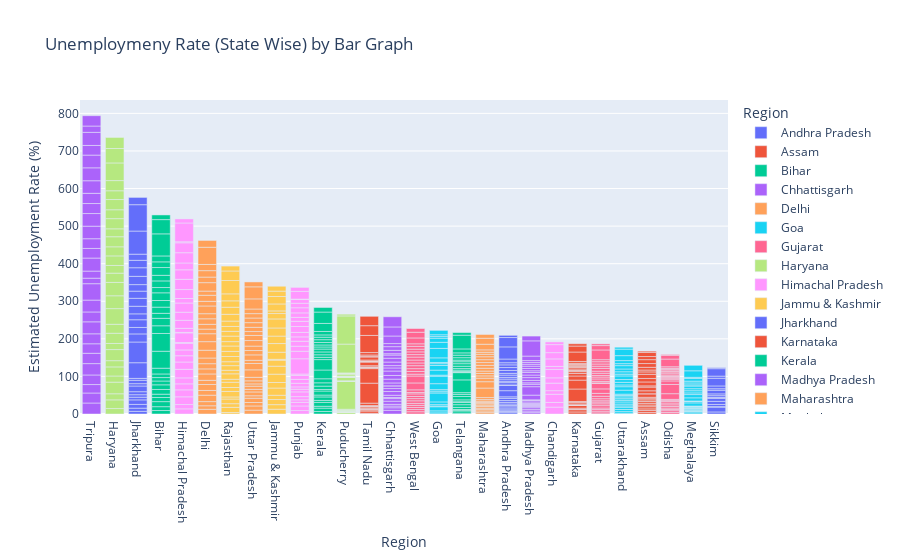

The cell this chart's notebook holds for it:
### Markdown cell above
## Analyzing

### Code cell
fg = px.bar(df,x='Region',y=' Estimated Unemployment Rate (%)',color='Region',
            title='Unemploymeny Rate (State Wise) by Bar Graph',template='plotly')
fg.update_layout(xaxis={'categoryorder':'total descending'})
fg.show()

### Figure 1 — Plotly figure (JSON) as saved in the notebook; plotly's stock layout.template omitted (floating-point values rounded to 4 significant figures)
{"data": [{"alignmentgroup": "True", "hovertemplate": "Region=%{x}<br> Estimated Unemployment Rate (%)=%{y}<extra></extra>", "legendgroup": "Andhra Pradesh", "marker": {"color": "#636efa", "pattern": {"shape": ""}}, "name": "Andhra Pradesh", "offsetgroup": "Andhra Pradesh", "orientation": "v", "showlegend": true, "textposition": "auto", "type": "bar", "x": ["Andhra Pradesh", "Andhra Pradesh", "Andhra Pradesh", "Andhra Pradesh", "Andhra Pradesh", "Andhra Pradesh", "Andhra Pradesh", "Andhra Pradesh", "Andhra Pradesh", "Andhra Pradesh", "Andhra Pradesh", "Andhra Pradesh", "Andhra Pradesh", "Andhra Pradesh", "Andhra Pradesh", "Andhra Pradesh", "Andhra Pradesh", "Andhra Pradesh", "Andhra Pradesh", "Andhra Pradesh", "Andhra Pradesh", "Andhra Pradesh", "Andhra Pradesh", "Andhra Pradesh", "Andhra Pradesh", "Andhra Pradesh", "Andhra Pradesh", "Andhra Pradesh"], "xaxis": "x", "y": [3.65, 3.05, 3.75, 3.32, 5.17, 3.52, 4.12, 4.38, 4.84, 5.91, 4.06, 16.29, 14.46, 0.85, 6.09, 3.8, 5.64, 4.61, 6.01, 4.7, 7.54, 7.88, 7.11, 5.66, 9.88, 32.3, 24.91, 5.86], "yaxis": "y"}, {"alignmentgroup": "True", "hovertemplate": "Region=%{x}<br> Estimated Unemployment Rate (%)=%{y}<extra></extra>", "legendgroup": "Assam", "marker": {"color": "#EF553B", "pattern": {"shape": ""}}, "name": "Assam", "offsetgroup": "Assam", "orientation": "v", "showlegend": true, "textposition": "auto", "type": "bar", "x": ["Assam", "Assam", "Assam", "Assam", "Assam", "Assam", "Assam", "Assam", "Assam", "Assam", "Assam", "Assam", "Assam", "Assam", "Assam", "Assam", "Assam", "Assam", "Assam", "Assam", "Assam", "Assam", "Assam", "Assam", "Assam", "Assam"], "xaxis": "x", "y": [4.29, 5.08, 4.26, 5.79, 4.46, 4.65, 4.66, 4.29, 3.26, 3.77, 9.38, 0, 7.87, 9.89, 3.21, 10.39, 9.26, 11.17, 6.31, 5.02, 7.24, 9.98, 10.34, 8.37, 10.77, 3.42], "yaxis": "y"}, {"alignmentgroup": "True", "hovertemplate": "Region=%{x}<br> Estimated Unemployment Rate (%)=%{y}<extra></extra>", "legendgroup": "Bihar", "marker": {"color": "#00cc96", "pattern": {"shape": ""}}, "name": "Bihar", "offsetgroup": "Bihar", "orientation": "v", "showlegend": true, "textposition": "auto", "type": "bar", "x": ["Bihar", "Bihar", "Bihar", "Bihar", "Bihar", "Bihar", "Bihar", "Bihar", "Bihar", "Bihar", "Bihar", "Bihar", "Bihar", "Bihar", "Bihar", "Bihar", "Bihar", "Bihar", "Bihar", "Bihar", "Bihar", "Bihar", "Bihar", "Bihar", "Bihar", "Bihar", "Bihar", "Bihar"], "xaxis": "x", "y": [9.27, 10.2, 13.44, 11, 8.87, 12.47, 12.4, 10.16, 9.13, 9.61, 15.39, 45.09, 47.26, 20.49, 19.9, 13.29, 16.41, 17.66, 20.46, 14.06, 17.62, 14.91, 20.69, 15.11, 15.73, 58.77, 37.87, 12.45], "yaxis": "y"}, {"alignmentgroup": "True", "hovertemplate": "Region=%{x}<br> Estimated Unemployment Rate (%)=%{y}<extra></extra>", "legendgroup": "Chhattisgarh", "marker": {"color": "#ab63fa", "pattern": {"shape": ""}}, "name": "Chhattisgarh", "offsetgroup": "Chhattisgarh", "orientation": "v", "showlegend": true, "textposition": "auto", "type": "bar", "x": ["Chhattisgarh", "Chhattisgarh", "Chhattisgarh", "Chhattisgarh", "Chhattisgarh", "Chhattisgarh", "Chhattisgarh", "Chhattisgarh", "Chhattisgarh", "Chhattisgarh", "Chhattisgarh", "Chhattisgarh", "Chhattisgarh", "Chhattisgarh", "Chhattisgarh", "Chhattisgarh", "Chhattisgarh", "Chhattisgarh", "Chhattisgarh", "Chhattisgarh", "Chhattisgarh", "Chhattisgarh", "Chhattisgarh", "Chhattisgarh", "Chhattisgarh", "Chhattisgarh", "Chhattisgarh", "Chhattisgarh"], "xaxis": "x", "y": [9.82, 6.76, 4.54, 4.64, 8.33, 6.96, 2.77, 6.11, 9.89, 7.89, 7.31, 0, 7.64, 10.14, 9.77, 11.77, 8.17, 6.29, 9.46, 10.27, 8.32, 3.57, 9.01, 9.79, 8.21, 20.13, 24.1, 27.07], "yaxis": "y"}, {"alignmentgroup": "True", "hovertemplate": "Region=%{x}<br> Estimated Unemployment Rate (%)=%{y}<extra></extra>", "legendgroup": "Delhi", "marker": {"color": "#FFA15A", "pattern": {"shape": ""}}, "name": "Delhi", "offsetgroup": "Delhi", "orientation": "v", "showlegend": true, "textposition": "auto", "type": "bar", "x": ["Delhi", "Delhi", "Delhi", "Delhi", "Delhi", "Delhi", "Delhi", "Delhi", "Delhi", "Delhi", "Delhi", "Delhi", "Delhi", "Delhi", "Delhi", "Delhi", "Delhi", "Delhi", "Delhi", "Delhi", "Delhi", "Delhi", "Delhi", "Delhi", "Delhi", "Delhi", "Delhi", "Delhi"], "xaxis": "x", "y": [12.56, 9.33, 11.07, 17.18, 12.5, 15.84, 11.11, 16.97, 13.48, 13.81, 15.18, 20.69, 22.76, 21.14, 12.31, 12.76, 14.68, 13.52, 20.59, 12.41, 16.11, 11.07, 22.45, 14.86, 17.09, 16.51, 45.78, 18.11], "yaxis": "y"}, {"alignmentgroup": "True", "hovertemplate": "Region=%{x}<br> Estimated Unemployment Rate (%)=%{y}<extra></extra>", "legendgroup": "Goa", "marker": {"color": "#19d3f3", "pattern": {"shape": ""}}, "name": "Goa", "offsetgroup": "Goa", "orientation": "v", "showlegend": true, "textposition": "auto", "type": "bar", "x": ["Goa", "Goa", "Goa", "Goa", "Goa", "Goa", "Goa", "Goa", "Goa", "Goa", "Goa", "Goa", "Goa", "Goa", "Goa", "Goa", "Goa", "Goa", "Goa", "Goa", "Goa", "Goa", "Goa", "Goa"], "xaxis": "x", "y": [2.91, 5.45, 10.98, 1.98, 3.61, 7.21, 23.71, 3.54, 5.38, 0, 15.91, 20, 2.75, 13.33, 12.28, 4.9, 3.16, 12.31, 25.2, 16.22, 10.92, 4.31, 4.76, 11.76], "yaxis": "y"}, {"alignmentgroup": "True", "hovertemplate": "Region=%{x}<br> Estimated Unemployment Rate (%)=%{y}<extra></extra>", "legendgroup": "Gujarat", "marker": {"color": "#FF6692", "pattern": {"shape": ""}}, "name": "Gujarat", "offsetgroup": "Gujarat", "orientation": "v", "showlegend": true, "textposition": "auto", "type": "bar", "x": ["Gujarat", "Gujarat", "Gujarat", "Gujarat", "Gujarat", "Gujarat", "Gujarat", "Gujarat", "Gujarat", "Gujarat", "Gujarat", "Gujarat", "Gujarat", "Gujarat", "Gujarat", "Gujarat", "Gujarat", "Gujarat", "Gujarat", "Gujarat", "Gujarat", "Gujarat", "Gujarat", "Gujarat", "Gujarat", "Gujarat", "Gujarat", "Gujarat"], "xaxis": "x", "y": [2.88, 4.77, 4.58, 3.7, 6.29, 4.91, 4.68, 3.46, 5.35, 6.64, 7.59, 12, 14.58, 1.41, 4.09, 6.31, 5.15, 4.2, 5.96, 5.45, 7.53, 5.71, 5.82, 6.04, 5.39, 25.94, 11.62, 4.54], "yaxis": "y"}, {"alignmentgroup": "True", "hovertemplate": "Region=%{x}<br> Estimated Unemployment Rate (%)=%{y}<extra></extra>", "legendgroup": "Haryana", "marker": {"color": "#B6E880", "pattern": {"shape": ""}}, "name": "Haryana", "offsetgroup": "Haryana", "orientation": "v", "showlegend": true, "textposition": "auto", "type": "bar", "x": ["Haryana", "Haryana", "Haryana", "Haryana", "Haryana", "Haryana", "Haryana", "Haryana", "Haryana", "Haryana", "Haryana", "Haryana", "Haryana", "Haryana", "Haryana", "Haryana", "Haryana", "Haryana", "Haryana", "Haryana", "Haryana", "Haryana", "Haryana", "Haryana", "Haryana", "Haryana", "Haryana", "Haryana"], "xaxis": "x", "y": [14.54, 23.08, 16.22, 30.94, 16.36, 24.17, 16.59, 29.56, 16.21, 27.19, 23.92, 41.61, 34.22, 35.57, 24.67, 20.42, 25.45, 24.19, 26.84, 21.04, 27.06, 23.65, 27.24, 23.29, 27.14, 46.89, 38.46, 29.41], "yaxis": "y"}, {"alignmentgroup": "True", "hovertemplate": "Region=%{x}<br> Estimated Unemployment Rate (%)=%{y}<extra></extra>", "legendgroup": "Himachal Pradesh", "marker": {"color": "#FF97FF", "pattern": {"shape": ""}}, "name": "Himachal Pradesh", "offsetgroup": "Himachal Pradesh", "orientation": "v", "showlegend": true, "textposition": "auto", "type": "bar", "x": ["Himachal Pradesh", "Himachal Pradesh", "Himachal Pradesh", "Himachal Pradesh", "Himachal Pradesh", "Himachal Pradesh", "Himachal Pradesh", "Himachal Pradesh", "Himachal Pradesh", "Himachal Pradesh", "Himachal Pradesh", "Himachal Pradesh", "Himachal Pradesh", "Himachal Pradesh", "Himachal Pradesh", "Himachal Pradesh", "Himachal Pradesh", "Himachal Pradesh", "Himachal Pradesh", "Himachal Pradesh", "Himachal Pradesh", "Himachal Pradesh", "Himachal Pradesh", "Himachal Pradesh", "Himachal Pradesh", "Himachal Pradesh", "Himachal Pradesh", "Himachal Pradesh"], "xaxis": "x", "y": [13.68, 11.43, 20.59, 18.56, 15.98, 15.81, 22.86, 19.46, 16.67, 15.42, 17.71, 2.13, 25.64, 1.12, 10.88, 21.43, 21.51, 24.48, 12, 23.77, 27.27, 25.32, 18.15, 27.31, 26.44, 2.7, 50, 10.81], "yaxis": "y"}, {"alignmentgroup": "True", "hovertemplate": "Region=%{x}<br> Estimated Unemployment Rate (%)=%{y}<extra></extra>", "legendgroup": "Jammu & Kashmir", "marker": {"color": "#FECB52", "pattern": {"shape": ""}}, "name": "Jammu & Kashmir", "offsetgroup": "Jammu & Kashmir", "orientation": "v", "showlegend": true, "textposition": "auto", "type": "bar", "x": ["Jammu & Kashmir", "Jammu & Kashmir", "Jammu & Kashmir", "Jammu & Kashmir", "Jammu & Kashmir", "Jammu & Kashmir", "Jammu & Kashmir", "Jammu & Kashmir", "Jammu & Kashmir", "Jammu & Kashmir", "Jammu & Kashmir", "Jammu & Kashmir", "Jammu & Kashmir", "Jammu & Kashmir", "Jammu & Kashmir", "Jammu & Kashmir", "Jammu & Kashmir", "Jammu & Kashmir", "Jammu & Kashmir", "Jammu & Kashmir", "Jammu & Kashmir"], "xaxis": "x", "y": [12.78, 12.09, 13.67, 11.32, 19.27, 14.73, 22.19, 21.23, 16, 2.22, 18.97, 23.04, 19.88, 21.55, 24.06, 14.29, 7.02, 18.54, 19.86, 14.29, 12.96], "yaxis": "y"}, {"alignmentgroup": "True", "hovertemplate": "Region=%{x}<br> Estimated Unemployment Rate (%)=%{y}<extra></extra>", "legendgroup": "Jharkhand", "marker": {"color": "#636efa", "pattern": {"shape": ""}}, "name": "Jharkhand", "offsetgroup": "Jharkhand", "orientation": "v", "showlegend": true, "textposition": "auto", "type": "bar", "x": ["Jharkhand", "Jharkhand", "Jharkhand", "Jharkhand", "Jharkhand", "Jharkhand", "Jharkhand", "Jharkhand", "Jharkhand", "Jharkhand", "Jharkhand", "Jharkhand", "Jharkhand", "Jharkhand", "Jharkhand", "Jharkhand", "Jharkhand", "Jharkhand", "Jharkhand", "Jharkhand", "Jharkhand", "Jharkhand", "Jharkhand", "Jharkhand", "Jharkhand", "Jharkhand", "Jharkhand", "Jharkhand"], "xaxis": "x", "y": [7.11, 8.46, 9.98, 12.06, 7.12, 6.57, 8.07, 15.15, 6.16, 9.06, 5.01, 41.72, 55.1, 21.53, 17.23, 20.51, 15.67, 20.25, 21.16, 19.05, 17.34, 22.01, 22.96, 19.67, 16.4, 61.48, 70.17, 19.38], "yaxis": "y"}, {"alignmentgroup": "True", "hovertemplate": "Region=%{x}<br> Estimated Unemployment Rate (%)=%{y}<extra></extra>", "legendgroup": "Karnataka", "marker": {"color": "#EF553B", "pattern": {"shape": ""}}, "name": "Karnataka", "offsetgroup": "Karnataka", "orientation": "v", "showlegend": true, "textposition": "auto", "type": "bar", "x": ["Karnataka", "Karnataka", "Karnataka", "Karnataka", "Karnataka", "Karnataka", "Karnataka", "Karnataka", "Karnataka", "Karnataka", "Karnataka", "Karnataka", "Karnataka", "Karnataka", "Karnataka", "Karnataka", "Karnataka", "Karnataka", "Karnataka", "Karnataka", "Karnataka", "Karnataka", "Karnataka", "Karnataka", "Karnataka", "Karnataka", "Karnataka", "Karnataka"], "xaxis": "x", "y": [5.46, 5.98, 0.52, 0.37, 3.2, 7.13, 1.19, 0.41, 2.57, 4.11, 2.39, 33.17, 23.72, 10.92, 6.56, 5, 2.29, 1.27, 3.57, 3.87, 3.44, 1.56, 3.31, 2.88, 4.92, 25.12, 15.88, 6.12], "yaxis": "y"}, {"alignmentgroup": "True", "hovertemplate": "Region=%{x}<br> Estimated Unemployment Rate (%)=%{y}<extra></extra>", "legendgroup": "Kerala", "marker": {"color": "#00cc96", "pattern": {"shape": ""}}, "name": "Kerala", "offsetgroup": "Kerala", "orientation": "v", "showlegend": true, "textposition": "auto", "type": "bar", "x": ["Kerala", "Kerala", "Kerala", "Kerala", "Kerala", "Kerala", "Kerala", "Kerala", "Kerala", "Kerala", "Kerala", "Kerala", "Kerala", "Kerala", "Kerala", "Kerala", "Kerala", "Kerala", "Kerala", "Kerala", "Kerala", "Kerala", "Kerala", "Kerala", "Kerala", "Kerala", "Kerala", "Kerala"], "xaxis": "x", "y": [6.63, 9, 4.95, 10.32, 5.35, 9.14, 5, 10.77, 4.11, 8.91, 8.85, 10.71, 23.38, 27.66, 6.11, 6.67, 7.58, 7.69, 5.52, 5.35, 6.71, 7.31, 6.65, 6.08, 9.14, 21.43, 30.28, 12.17], "yaxis": "y"}, {"alignmentgroup": "True", "hovertemplate": "Region=%{x}<br> Estimated Unemployment Rate (%)=%{y}<extra></extra>", "legendgroup": "Madhya Pradesh", "marker": {"color": "#ab63fa", "pattern": {"shape": ""}}, "name": "Madhya Pradesh", "offsetgroup": "Madhya Pradesh", "orientation": "v", "showlegend": true, "textposition": "auto", "type": "bar", "x": ["Madhya Pradesh", "Madhya Pradesh", "Madhya Pradesh", "Madhya Pradesh", "Madhya Pradesh", "Madhya Pradesh", "Madhya Pradesh", "Madhya Pradesh", "Madhya Pradesh", "Madhya Pradesh", "Madhya Pradesh", "Madhya Pradesh", "Madhya Pradesh", "Madhya Pradesh", "Madhya Pradesh", "Madhya Pradesh", "Madhya Pradesh", "Madhya Pradesh", "Madhya Pradesh", "Madhya Pradesh", "Madhya Pradesh", "Madhya Pradesh", "Madhya Pradesh", "Madhya Pradesh", "Madhya Pradesh", "Madhya Pradesh", "Madhya Pradesh", "Madhya Pradesh"], "xaxis": "x", "y": [3.63, 4.25, 3.92, 4.94, 3.08, 2.98, 2.72, 2.94, 3.66, 4.42, 1.19, 12.5, 22.46, 6.46, 3.91, 6.38, 7.38, 6.82, 7, 4.4, 6.06, 6.2, 5.17, 4.96, 4.8, 11.94, 40.49, 12.72], "yaxis": "y"}, {"alignmentgroup": "True", "hovertemplate": "Region=%{x}<br> Estimated Unemployment Rate (%)=%{y}<extra></extra>", "legendgroup": "Maharashtra", "marker": {"color": "#FFA15A", "pattern": {"shape": ""}}, "name": "Maharashtra", "offsetgroup": "Maharashtra", "orientation": "v", "showlegend": true, "textposition": "auto", "type": "bar", "x": ["Maharashtra", "Maharashtra", "Maharashtra", "Maharashtra", "Maharashtra", "Maharashtra", "Maharashtra", "Maharashtra", "Maharashtra", "Maharashtra", "Maharashtra", "Maharashtra", "Maharashtra", "Maharashtra", "Maharashtra", "Maharashtra", "Maharashtra", "Maharashtra", "Maharashtra", "Maharashtra", "Maharashtra", "Maharashtra", "Maharashtra", "Maharashtra", "Maharashtra", "Maharashtra", "Maharashtra", "Maharashtra"], "xaxis": "x", "y": [3.67, 4.34, 3.66, 3.76, 4.4, 3.81, 3.68, 3.03, 3.8, 4.24, 5.38, 25.28, 16.89, 9.4, 6.08, 6.46, 6.35, 7.57, 7.6, 7.51, 7.6, 7.83, 6.67, 5.34, 6.34, 14.99, 15.92, 10.01], "yaxis": "y"}, {"alignmentgroup": "True", "hovertemplate": "Region=%{x}<br> Estimated Unemployment Rate (%)=%{y}<extra></extra>", "legendgroup": "Meghalaya", "marker": {"color": "#19d3f3", "pattern": {"shape": ""}}, "name": "Meghalaya", "offsetgroup": "Meghalaya", "orientation": "v", "showlegend": true, "textposition": "auto", "type": "bar", "x": ["Meghalaya", "Meghalaya", "Meghalaya", "Meghalaya", "Meghalaya", "Meghalaya", "Meghalaya", "Meghalaya", "Meghalaya", "Meghalaya", "Meghalaya", "Meghalaya", "Meghalaya", "Meghalaya", "Meghalaya", "Meghalaya", "Meghalaya", "Meghalaya", "Meghalaya", "Meghalaya", "Meghalaya", "Meghalaya", "Meghalaya", "Meghalaya", "Meghalaya", "Meghalaya", "Meghalaya"], "xaxis": "x", "y": [3.16, 4.23, 1.03, 0.52, 0.24, 3.7, 1.5, 1.8, 0.97, 2.76, 1.28, 8.38, 3.73, 1.35, 8.4, 8.66, 4.43, 5.8, 5.3, 7.2, 3.02, 5.21, 4.76, 7.37, 2.8, 17.39, 14.58], "yaxis": "y"}, {"alignmentgroup": "True", "hovertemplate": "Region=%{x}<br> Estimated Unemployment Rate (%)=%{y}<extra></extra>", "legendgroup": "Odisha", "marker": {"color": "#FF6692", "pattern": {"shape": ""}}, "name": "Odisha", "offsetgroup": "Odisha", "orientation": "v", "showlegend": true, "textposition": "auto", "type": "bar", "x": ["Odisha", "Odisha", "Odisha", "Odisha", "Odisha", "Odisha", "Odisha", "Odisha", "Odisha", "Odisha", "Odisha", "Odisha", "Odisha", "Odisha", "Odisha", "Odisha", "Odisha", "Odisha", "Odisha", "Odisha", "Odisha", "Odisha", "Odisha", "Odisha", "Odisha", "Odisha", "Odisha", "Odisha"], "xaxis": "x", "y": [4.17, 4.71, 3.31, 3.68, 4.31, 4.28, 4.72, 4.67, 1.81, 3.31, 15.09, 24.48, 9.45, 4.59, 2.95, 2.63, 1.78, 3.5, 3.78, 4.5, 2.23, 3.36, 2.28, 2.19, 3.96, 20.5, 10, 2.18], "yaxis": "y"}, {"alignmentgroup": "True", "hovertemplate": "Region=%{x}<br> Estimated Unemployment Rate (%)=%{y}<extra></extra>", "legendgroup": "Puducherry", "marker": {"color": "#B6E880", "pattern": {"shape": ""}}, "name": "Puducherry", "offsetgroup": "Puducherry", "orientation": "v", "showlegend": true, "textposition": "auto", "type": "bar", "x": ["Puducherry", "Puducherry", "Puducherry", "Puducherry", "Puducherry", "Puducherry", "Puducherry", "Puducherry", "Puducherry", "Puducherry", "Puducherry", "Puducherry", "Puducherry", "Puducherry", "Puducherry", "Puducherry", "Puducherry", "Puducherry", "Puducherry", "Puducherry", "Puducherry", "Puducherry", "Puducherry", "Puducherry", "Puducherry", "Puducherry"], "xaxis": "x", "y": [0, 0, 0, 4.85, 0, 1.18, 0, 1.99, 0.58, 1.74, 2.31, 74.51, 1.25, 0, 0, 8.95, 1.22, 1.17, 1.37, 5.21, 0.57, 1.78, 0.62, 76.74, 75, 4.55], "yaxis": "y"}, {"alignmentgroup": "True", "hovertemplate": "Region=%{x}<br> Estimated Unemployment Rate (%)=%{y}<extra></extra>", "legendgroup": "Punjab", "marker": {"color": "#FF97FF", "pattern": {"shape": ""}}, "name": "Punjab", "offsetgroup": "Punjab", "orientation": "v", "showlegend": true, "textposition": "auto", "type": "bar", "x": ["Punjab", "Punjab", "Punjab", "Punjab", "Punjab", "Punjab", "Punjab", "Punjab", "Punjab", "Punjab", "Punjab", "Punjab", "Punjab", "Punjab", "Punjab", "Punjab", "Punjab", "Punjab", "Punjab", "Punjab", "Punjab", "Punjab", "Punjab", "Punjab", "Punjab", "Punjab", "Punjab", "Punjab"], "xaxis": "x", "y": [9.17, 12.21, 9.64, 6.69, 8.59, 12.56, 7.07, 6.13, 9.69, 10.41, 10.51, 3.69, 40.59, 20, 13.49, 13.17, 11.61, 11.99, 15.69, 13.75, 10.39, 11.97, 13.68, 11.99, 9.97, 1.13, 20.54, 10.55], "yaxis": "y"}, {"alignmentgroup": "True", "hovertemplate": "Region=%{x}<br> Estimated Unemployment Rate (%)=%{y}<extra></extra>", "legendgroup": "Rajasthan", "marker": {"color": "#FECB52", "pattern": {"shape": ""}}, "name": "Rajasthan", "offsetgroup": "Rajasthan", "orientation": "v", "showlegend": true, "textposition": "auto", "type": "bar", "x": ["Rajasthan", "Rajasthan", "Rajasthan", "Rajasthan", "Rajasthan", "Rajasthan", "Rajasthan", "Rajasthan", "Rajasthan", "Rajasthan", "Rajasthan", "Rajasthan", "Rajasthan", "Rajasthan", "Rajasthan", "Rajasthan", "Rajasthan", "Rajasthan", "Rajasthan", "Rajasthan", "Rajasthan", "Rajasthan", "Rajasthan", "Rajasthan", "Rajasthan", "Rajasthan", "Rajasthan", "Rajasthan"], "xaxis": "x", "y": [4.03, 13.7, 9.7, 12.5, 5.45, 14.66, 10.47, 13.96, 8, 14.48, 9.47, 12.25, 10.45, 13.86, 13.62, 14.36, 11.67, 14.71, 12.63, 13.02, 14.3, 18.04, 18.82, 17.02, 18.54, 35.53, 25.35, 13.04], "yaxis": "y"}, {"alignmentgroup": "True", "hovertemplate": "Region=%{x}<br> Estimated Unemployment Rate (%)=%{y}<extra></extra>", "legendgroup": "Sikkim", "marker": {"color": "#636efa", "pattern": {"shape": ""}}, "name": "Sikkim", "offsetgroup": "Sikkim", "orientation": "v", "showlegend": true, "textposition": "auto", "type": "bar", "x": ["Sikkim", "Sikkim", "Sikkim", "Sikkim", "Sikkim", "Sikkim", "Sikkim", "Sikkim", "Sikkim", "Sikkim", "Sikkim", "Sikkim", "Sikkim", "Sikkim", "Sikkim", "Sikkim", "Sikkim"], "xaxis": "x", "y": [5.48, 13.11, 1, 0, 5.81, 8.2, 7.76, 2.56, 4.82, 4.81, 9.68, 4.04, 7.37, 20.45, 5.77, 19.75, 2.63], "yaxis": "y"}, {"alignmentgroup": "True", "hovertemplate": "Region=%{x}<br> Estimated Unemployment Rate (%)=%{y}<extra></extra>", "legendgroup": "Tamil Nadu", "marker": {"color": "#EF553B", "pattern": {"shape": ""}}, "name": "Tamil Nadu", "offsetgroup": "Tamil Nadu", "orientation": "v", "showlegend": true, "textposition": "auto", "type": "bar", "x": ["Tamil Nadu", "Tamil Nadu", "Tamil Nadu", "Tamil Nadu", "Tamil Nadu", "Tamil Nadu", "Tamil Nadu", "Tamil Nadu", "Tamil Nadu", "Tamil Nadu", "Tamil Nadu", "Tamil Nadu", "Tamil Nadu", "Tamil Nadu", "Tamil Nadu", "Tamil Nadu", "Tamil Nadu", "Tamil Nadu", "Tamil Nadu", "Tamil Nadu", "Tamil Nadu", "Tamil Nadu", "Tamil Nadu", "Tamil Nadu", "Tamil Nadu", "Tamil Nadu", "Tamil Nadu", "Tamil Nadu"], "xaxis": "x", "y": [0.97, 0.92, 6.01, 2.91, 1.71, 1.46, 2.46, 3.73, 1.18, 1.17, 6.36, 53.19, 38.73, 2.06, 0.89, 1.56, 3.18, 9.53, 1.86, 1.13, 2.65, 8.05, 2.05, 3.31, 6.46, 45.55, 25.95, 24.93], "yaxis": "y"}, {"alignmentgroup": "True", "hovertemplate": "Region=%{x}<br> Estimated Unemployment Rate (%)=%{y}<extra></extra>", "legendgroup": "Telangana", "marker": {"color": "#00cc96", "pattern": {"shape": ""}}, "name": "Telangana", "offsetgroup": "Telangana", "orientation": "v", "showlegend": true, "textposition": "auto", "type": "bar", "x": ["Telangana", "Telangana", "Telangana", "Telangana", "Telangana", "Telangana", "Telangana", "Telangana", "Telangana", "Telangana", "Telangana", "Telangana", "Telangana", "Telangana", "Telangana", "Telangana", "Telangana", "Telangana", "Telangana", "Telangana", "Telangana", "Telangana", "Telangana", "Telangana", "Telangana", "Telangana", "Telangana", "Telangana"], "xaxis": "x", "y": [2.23, 5.92, 2.45, 1.4, 5.49, 7.29, 6.47, 1.35, 5.02, 9.02, 5.63, 4.51, 34.01, 19.3, 1.52, 1.43, 3.73, 4.19, 6.19, 6.74, 5.23, 4.22, 6.49, 6.74, 6.1, 10.5, 36.57, 6.92], "yaxis": "y"}, {"alignmentgroup": "True", "hovertemplate": "Region=%{x}<br> Estimated Unemployment Rate (%)=%{y}<extra></extra>", "legendgroup": "Tripura", "marker": {"color": "#ab63fa", "pattern": {"shape": ""}}, "name": "Tripura", "offsetgroup": "Tripura", "orientation": "v", "showlegend": true, "textposition": "auto", "type": "bar", "x": ["Tripura", "Tripura", "Tripura", "Tripura", "Tripura", "Tripura", "Tripura", "Tripura", "Tripura", "Tripura", "Tripura", "Tripura", "Tripura", "Tripura", "Tripura", "Tripura", "Tripura", "Tripura", "Tripura", "Tripura", "Tripura", "Tripura", "Tripura", "Tripura", "Tripura", "Tripura", "Tripura", "Tripura"], "xaxis": "x", "y": [29.25, 26.64, 22.47, 25.49, 30.23, 27.54, 25.25, 26.53, 31.91, 26.22, 31.61, 43.64, 14.71, 18.84, 34.69, 25.59, 25.81, 33.45, 33.57, 26.67, 27.15, 33.48, 34.37, 33.88, 25.69, 34.88, 16.78, 27.47], "yaxis": "y"}, {"alignmentgroup": "True", "hovertemplate": "Region=%{x}<br> Estimated Unemployment Rate (%)=%{y}<extra></extra>", "legendgroup": "Uttar Pradesh", "marker": {"color": "#FFA15A", "pattern": {"shape": ""}}, "name": "Uttar Pradesh", "offsetgroup": "Uttar Pradesh", "orientation": "v", "showlegend": true, "textposition": "auto", "type": "bar", "x": ["Uttar Pradesh", "Uttar Pradesh", "Uttar Pradesh", "Uttar Pradesh", "Uttar Pradesh", "Uttar Pradesh", "Uttar Pradesh", "Uttar Pradesh", "Uttar Pradesh", "Uttar Pradesh", "Uttar Pradesh", "Uttar Pradesh", "Uttar Pradesh", "Uttar Pradesh", "Uttar Pradesh", "Uttar Pradesh", "Uttar Pradesh", "Uttar Pradesh", "Uttar Pradesh", "Uttar Pradesh", "Uttar Pradesh", "Uttar Pradesh", "Uttar Pradesh", "Uttar Pradesh", "Uttar Pradesh", "Uttar Pradesh", "Uttar Pradesh", "Uttar Pradesh", "Uttar Pradesh"], "xaxis": "x", "y": [10.26, 11.13, 9.19, 11.47, 6.45, 10.18, 6.94, 8.43, 6.06, 8.12, 9.37, 19.92, 16.89, 8.51, 14.4, 11.62, 11.8, 14.73, 13.58, 10.35, 11.31, 12.37, 12.34, 11.65, 12.32, 26.94, 32.06, 13.05, null], "yaxis": "y"}, {"alignmentgroup": "True", "hovertemplate": "Region=%{x}<br> Estimated Unemployment Rate (%)=%{y}<extra></extra>", "legendgroup": "Uttarakhand", "marker": {"color": "#19d3f3", "pattern": {"shape": ""}}, "name": "Uttarakhand", "offsetgroup": "Uttarakhand", "orientation": "v", "showlegend": true, "textposition": "auto", "type": "bar", "x": ["Uttarakhand", "Uttarakhand", "Uttarakhand", "Uttarakhand", "Uttarakhand", "Uttarakhand", "Uttarakhand", "Uttarakhand", "Uttarakhand", "Uttarakhand", "Uttarakhand", "Uttarakhand", "Uttarakhand", "Uttarakhand", "Uttarakhand", "Uttarakhand", "Uttarakhand", "Uttarakhand", "Uttarakhand", "Uttarakhand", "Uttarakhand", "Uttarakhand", "Uttarakhand", "Uttarakhand", "Uttarakhand", "Uttarakhand", "Uttarakhand"], "xaxis": "x", "y": [1.63, 4.65, 5.74, 6.11, 3.47, 4.83, 5.56, 4.52, 4.17, 4.85, 3.66, 3.57, 10.71, 9.17, 4.69, 6.94, 7.43, 9.62, 4.72, 6.34, 7.39, 8.92, 5.28, 8.15, 13.18, 17.36, 5.08], "yaxis": "y"}, {"alignmentgroup": "True", "hovertemplate": "Region=%{x}<br> Estimated Unemployment Rate (%)=%{y}<extra></extra>", "legendgroup": "West Bengal", "marker": {"color": "#FF6692", "pattern": {"shape": ""}}, "name": "West Bengal", "offsetgroup": "West Bengal", "orientation": "v", "showlegend": true, "textposition": "auto", "type": "bar", "x": ["West Bengal", "West Bengal", "West Bengal", "West Bengal", "West Bengal", "West Bengal", "West Bengal", "West Bengal", "West Bengal", "West Bengal", "West Bengal", "West Bengal", "West Bengal", "West Bengal", "West Bengal", "West Bengal", "West Bengal", "West Bengal", "West Bengal", "West Bengal", "West Bengal", "West Bengal", "West Bengal", "West Bengal", "West Bengal", "West Bengal", "West Bengal", "West Bengal"], "xaxis": "x", "y": [6.02, 5.85, 5.62, 5.58, 5.26, 6.78, 5.83, 5.79, 6.79, 3.78, 7.02, 18.32, 18.43, 4.94, 7.25, 7.38, 7.91, 7.27, 7.79, 7.83, 6.61, 7.24, 7.27, 7.55, 6.67, 15.63, 15.22, 9.86], "yaxis": "y"}, {"alignmentgroup": "True", "hovertemplate": "Region=%{x}<br> Estimated Unemployment Rate (%)=%{y}<extra></extra>", "legendgroup": "Chandigarh", "marker": {"color": "#FF97FF", "pattern": {"shape": ""}}, "name": "Chandigarh", "offsetgroup": "Chandigarh", "orientation": "v", "showlegend": true, "textposition": "auto", "type": "bar", "x": ["Chandigarh", "Chandigarh", "Chandigarh", "Chandigarh", "Chandigarh", "Chandigarh", "Chandigarh", "Chandigarh", "Chandigarh", "Chandigarh", "Chandigarh", "Chandigarh"], "xaxis": "x", "y": [18.35, 12.4, 21.8, 9.52, 20.14, 13.99, 22.05, 8.33, 20, 16.67, 21.43, 7.22], "yaxis": "y"}], "layout": {"barmode": "relative", "legend": {"title": {"text": "Region"}, "tracegroupgap": 0}, "title": {"text": "Unemploymeny Rate (State Wise) by Bar Graph"}, "xaxis": {"anchor": "y", "categoryarray": ["Andhra Pradesh", "Assam", "Bihar", "Chhattisgarh", "Delhi", "Goa", "Gujarat", "Haryana", "Himachal Pradesh", "Jammu & Kashmir", "Jharkhand", "Karnataka", "Kerala", "Madhya Pradesh", "Maharashtra", "Meghalaya", "Odisha", "Puducherry", "Punjab", "Rajasthan", "Sikkim", "Tamil Nadu", "Telangana", "Tripura", "Uttar Pradesh", "Uttarakhand", "West Bengal", null, "Chandigarh"], "categoryorder": "total descending", "domain": [0, 1], "title": {"text": "Region"}}, "yaxis": {"anchor": "x", "domain": [0, 1], "title": {"text": " Estimated Unemployment Rate (%)"}}}}
